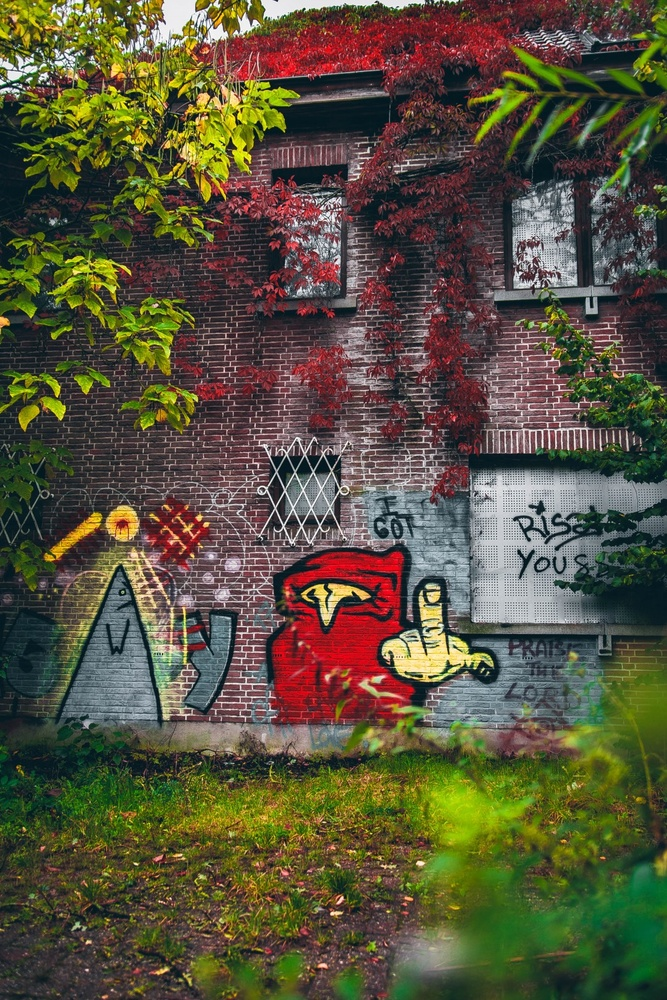
#> input picture TICT-VISN/Week1/IMG_4703.jpg, 667 x 1000 px, shrunk from 1080 x 1620 before the run
$ python main.py
#> lines starting #> are read from the running program, lines starting #| are printed output that depends on the picture
import matplotlib.pyplot as plt
from skimage import io
from skimage.color import rgb2hsv
from skimage.color import hsv2rgb
from skimage.viewer import ImageViewer

rgb_img = io.imread('IMG_4703.jpg')
#> rgb_img is the input picture: shape (1000, 667, 3); mean R, G, B 87.4, 82.2, 60.1
hsv_img = rgb2hsv(rgb_img)
#> hsv_img: shape (1000, 667, 3) float64; mean of channels 0, 1, 2 0.483, 0.454, 0.384
hue_img = hsv_img[:, :, 0]
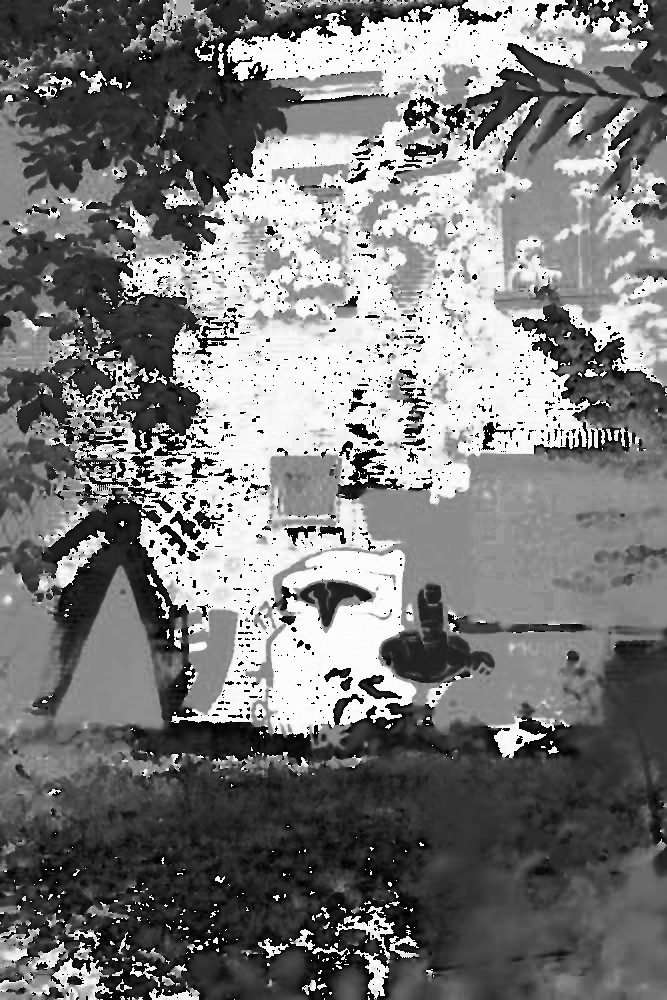
#> hue_img: shape (1000, 667) float64; min 0, max 0.999, mean 0.483

for i in range(0, rgb_img.shape[0]):
    for j in range(0, rgb_img.shape[1]):
        if(hsv_img[i,j,0] > 0.05 and hsv_img[i,j,0] < 0.95):    #If the hue is not red
            hsv_img[i,j,1] = 0                                  #Set the saturation to 0
#> hsv_img: shape (1000, 667, 3) float64; mean of channels 0, 1, 2 0.483, 0.0997, 0.384

rgb_result_img = hsv2rgb(hsv_img)
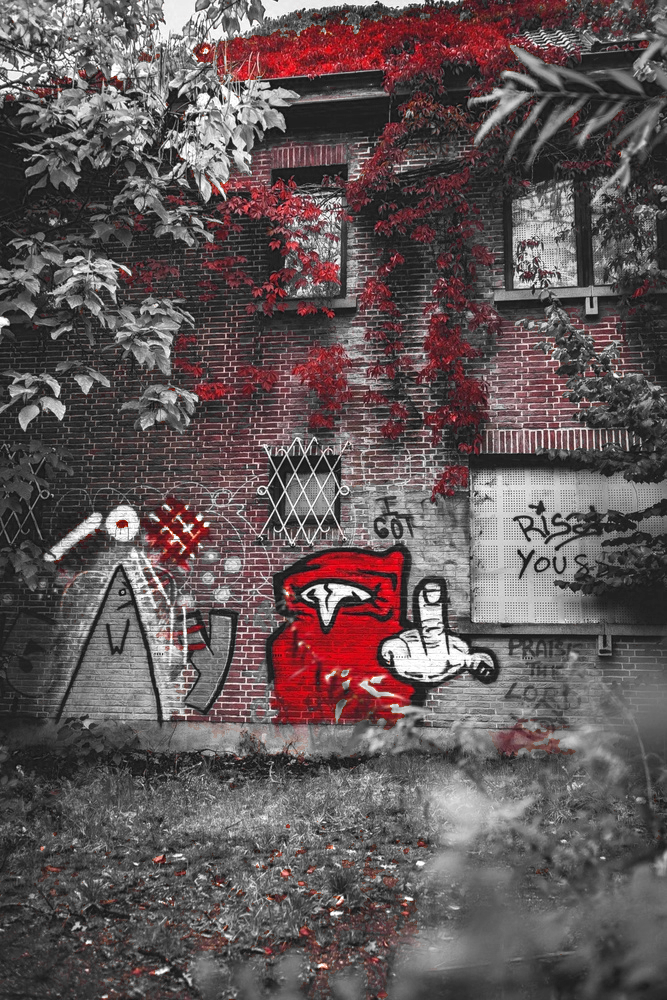
#> rgb_result_img: shape (1000, 667, 3) float64; mean R, G, B 0.384, 0.34, 0.343

print("Image grayscaled.")

hsv_result_img = rgb2hsv(rgb_result_img)
#> hsv_result_img: shape (1000, 667, 3) float64; mean of channels 0, 1, 2 0.182, 0.0997, 0.384
hue_hsv_res_img = []
for i in range(0, hsv_result_img.shape[0]):
    for j in range(0, hsv_result_img.shape[1]):
        hue_hsv_res_img.append(hsv_result_img[i,j,0])
#> after the loop, hue_hsv_res_img = 667000 items

print("HSV Results gathered")

hue_hsv_original_img = []
for i in range(0, rgb_img.shape[0]):
    for j in range(0, rgb_img.shape[1]):
        hue_hsv_original_img.append(hsv_img[i,j,0])
#> after the loop, hue_hsv_original_img = 667000 items

print("HSV_2 Results gathered")

plt.hist(hue_hsv_res_img, 255)
plt.xlabel('Hue')
plt.ylabel('Amount')
plt.title(r'Hue grayscaled image')
plt.show()
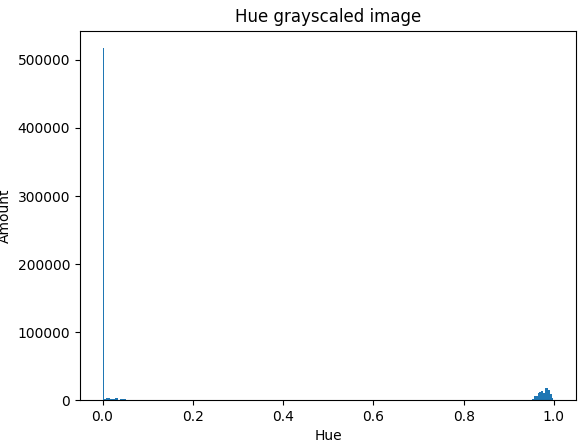
#> figure drawn by matplotlib, 1 panel; tallest bar 517217 high, from x = -4.34e-19 to 0.00392

print("First plot created")

plt.hist(hsv_img[:, :, 0].flatten(), 255, color='red')
plt.xlabel('Hue')
plt.ylabel('Amount')
plt.title(r'Hue original image')
plt.show()
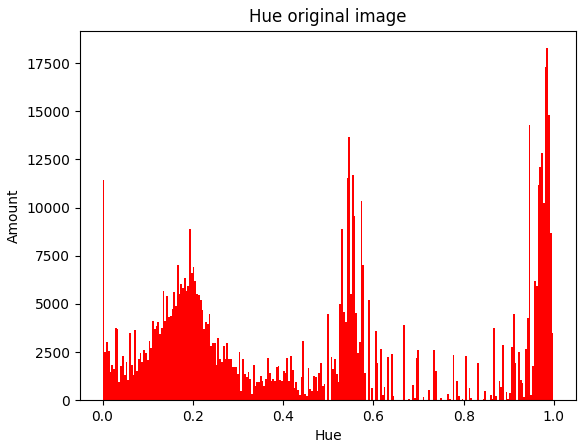
#> figure drawn by matplotlib, 1 panel; tallest bar 18280 high, from x = 0.983 to 0.987

print("Second plot created")

#> (the run stopped early here; a loop or call above may not have finished)
